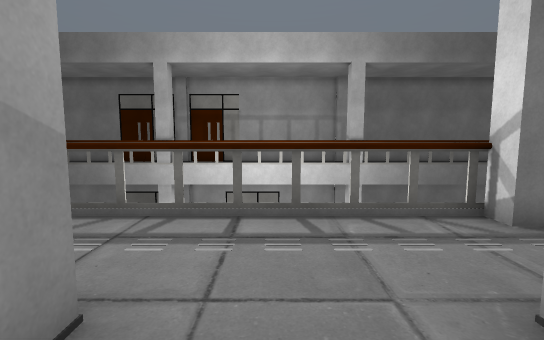
view 1 (above)

17 first-person views from a walk through a 3-D level made in the Unity game engine. The camera is 1.2 m above the floor, tilts 6° down and sees 85° across. The floor is counted in squares, 1 m on a side. Each view is taken from the middle of a square. On the plan, view 1 faces up. The plan holds only what a view shows up to about 13 squares ahead; the rest is blank. The place goes on beyond the plan. The player is left out. Some surface patterns are stand-ins.

view 2
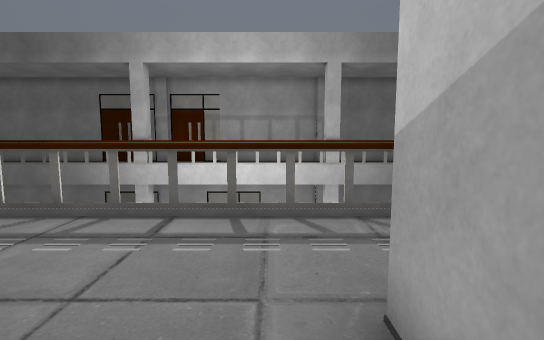

view 3
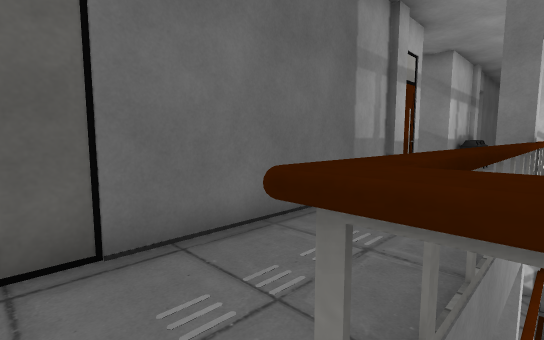

view 4
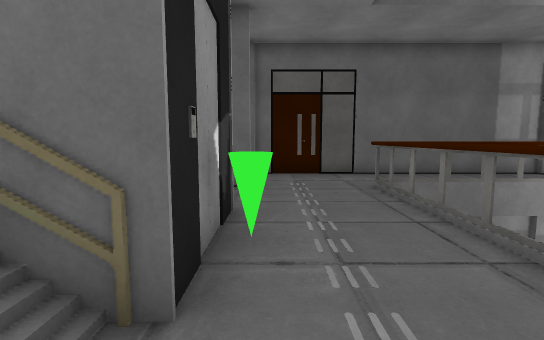

view 5
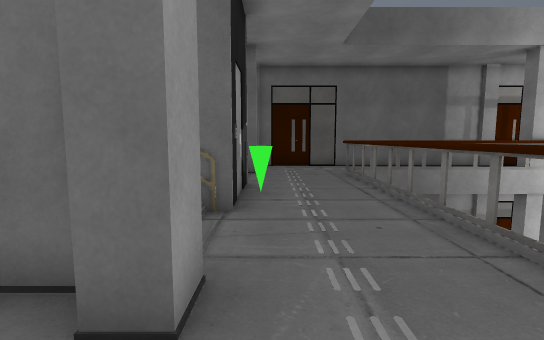

view 6
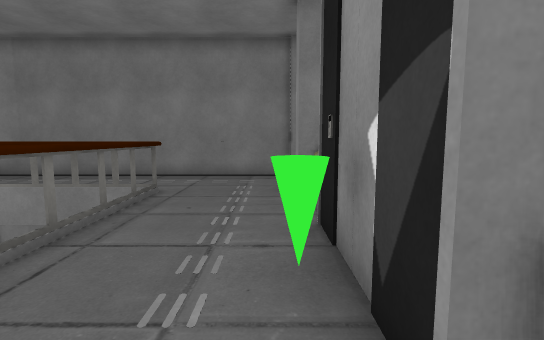

view 7
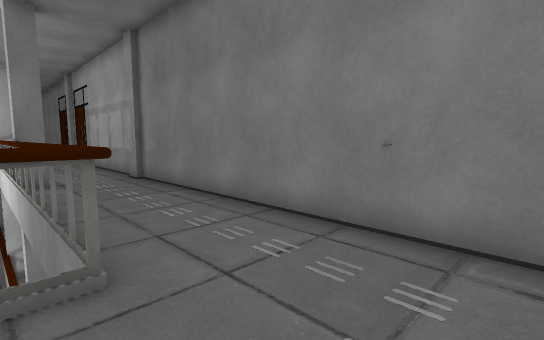

view 8
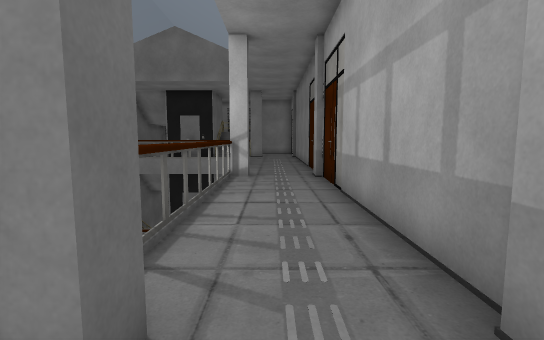

view 9
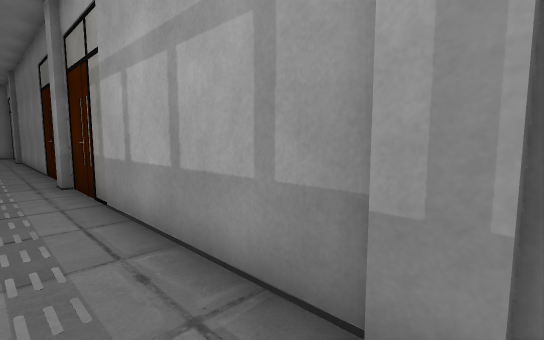

view 10
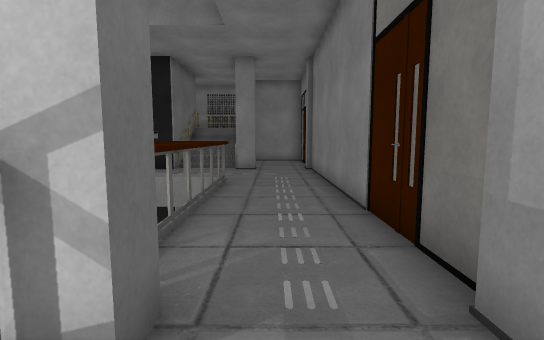

view 11
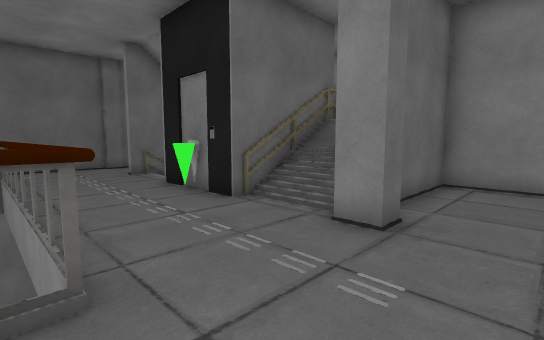

view 12
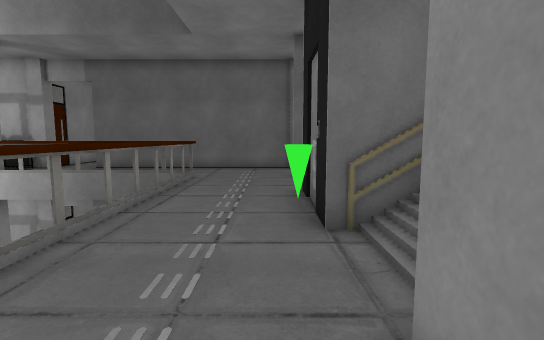

view 13
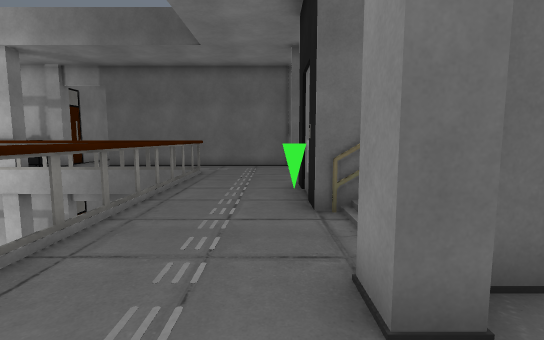

view 14
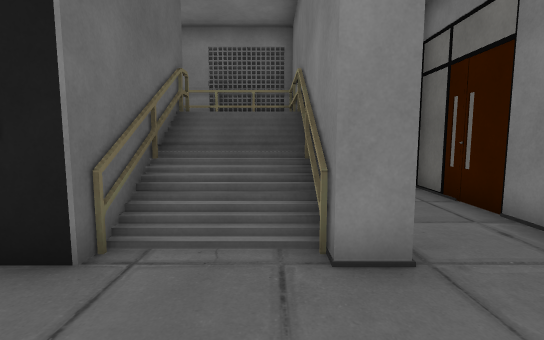

view 15
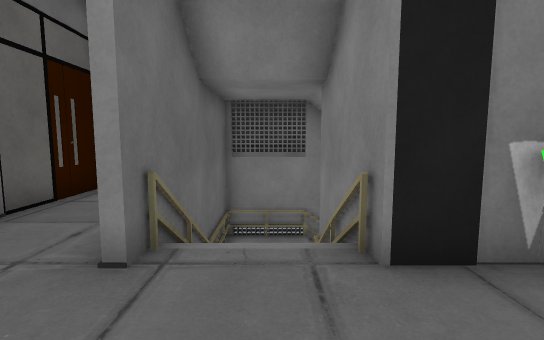

view 16
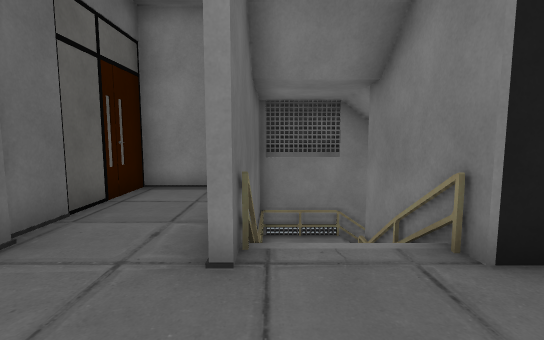

view 17
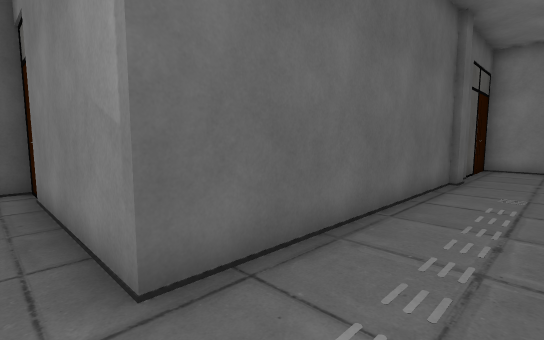

### Floor plan
Key: @ floor where view 1 was taken; # wall or solid block; x gap in a wall; . main floor; - floor 1.75 m lower than the main floor; / step, stairs or slope; = window, fence, low wall or low ledge; v drop or lower ground.
Columns run from 21 left of view 1 to 15 right of it. Each row starts with its distance up from view 1.
 16  ###################################
 15  #.................................
 14  #.................................
 13 #######...#vvvvvxxvvvvvvxxvvvvv#...##
 12 #   //....v                    v....
 11 #   //....v                    v....
 10 #  ####...v                    v...##
  9 #     #...v                    v..=#
  8 #     #...v                    v..=#
  7 #/ ####...v                    v...#
  6 #-    ....v                    v....
  5 #######...#vvvvvvvvvvvvvvvvvvvv#...#
  4   #........... .##......##  .......
  3   #............  ..................
  2   #############.####...#############
  1               #.#  ##  #
  0               #.     @.
 -1               #.
 -2               #.
 -3               #.
 -4               ##

Positions as (right, up) in squares from view 1, and headings:
1: (0, 0), facing up
2: (1, 0), facing up
3: (11, 5), facing down-left
4: (13, 12), facing down
5: (13, 15), facing down
6: (13, 6), facing up
7: (13, 12), facing up-left
8: (5, 14), facing left
9: (4, 14), facing up-left
10: (-3, 14), facing left
11: (-11, 15), facing down-left
12: (-14, 14), facing down
13: (-14, 15), facing down
14: (-12, 12), facing left
15: (-12, 6), facing left
16: (-12, 5), facing left
17: (-6, 4), facing down-left
